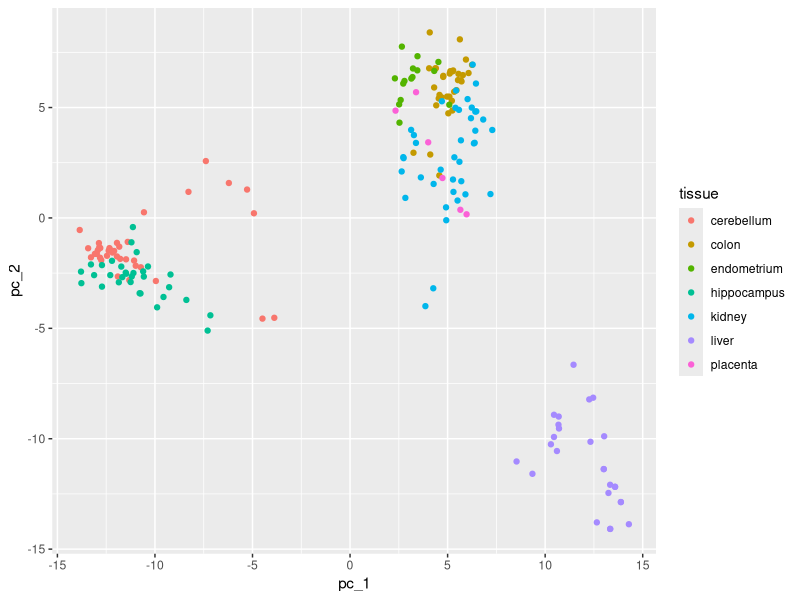
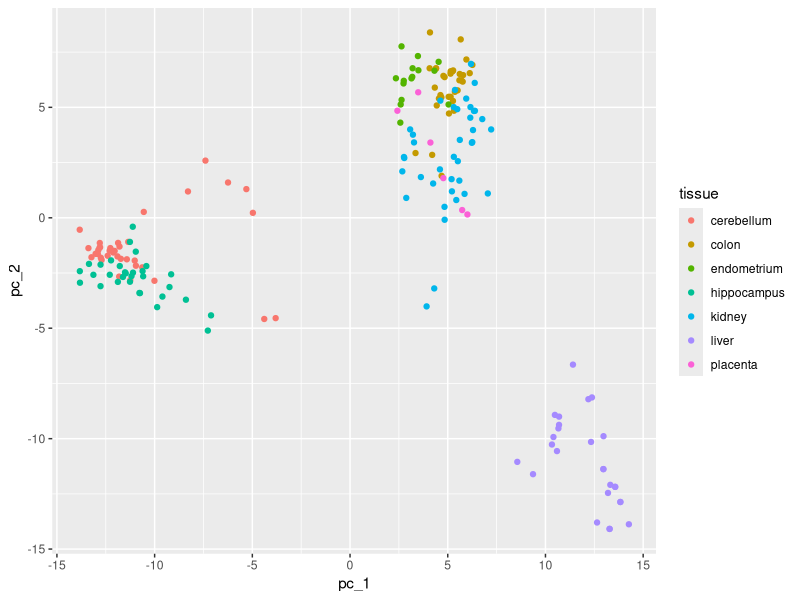
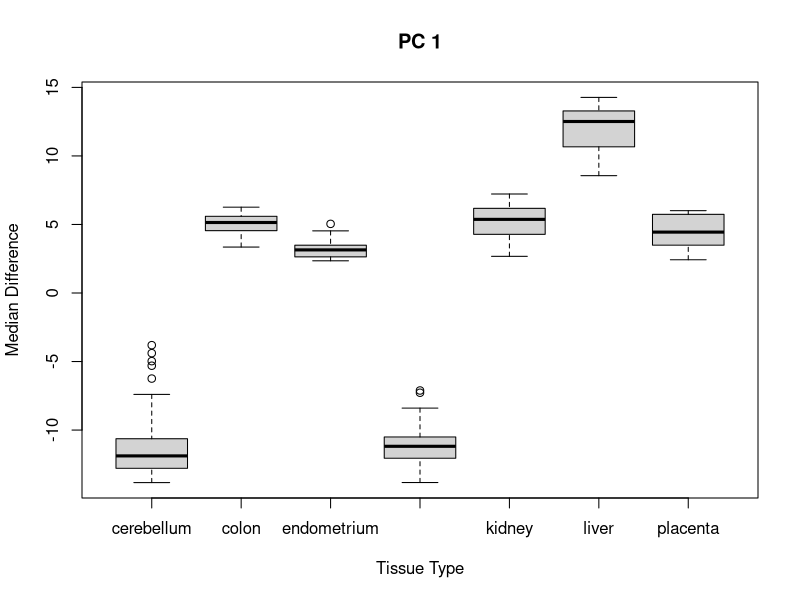
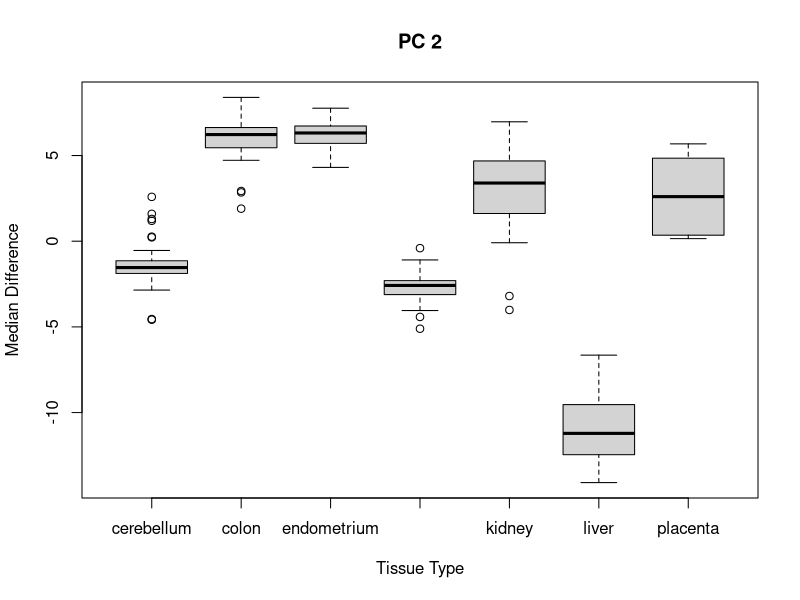
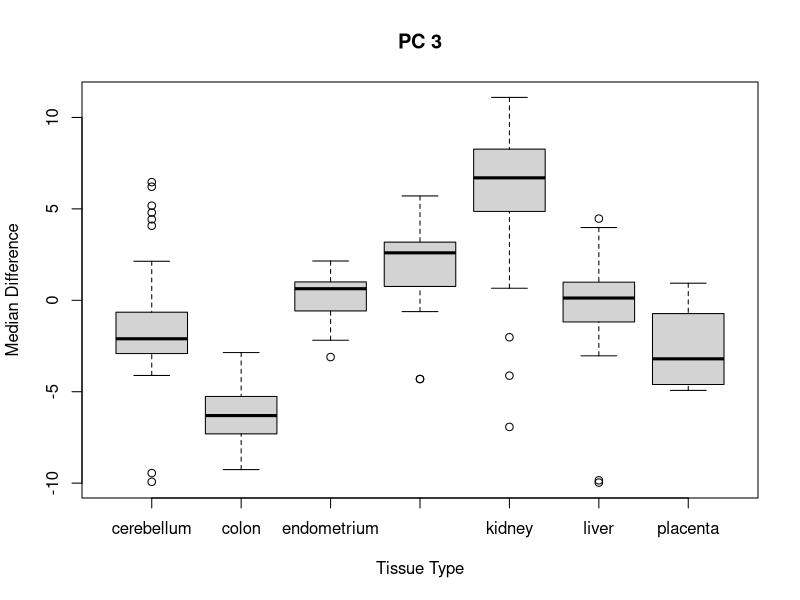
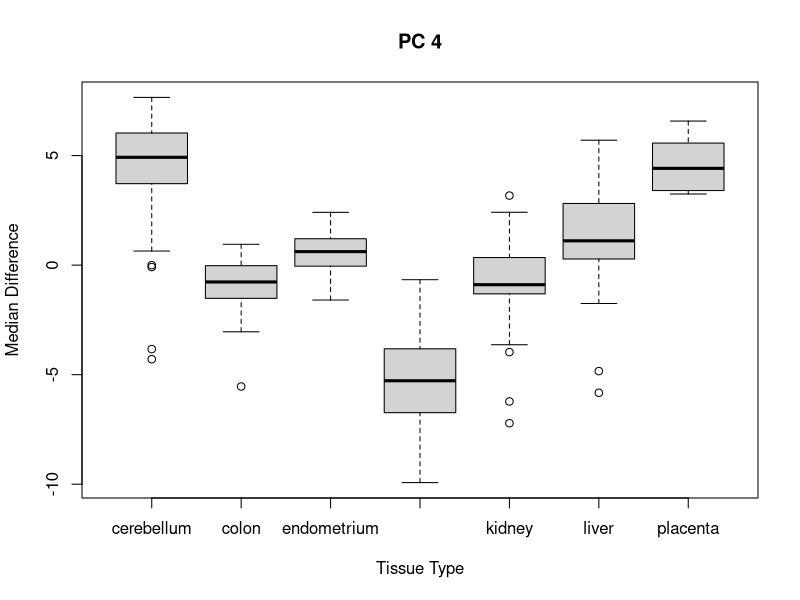
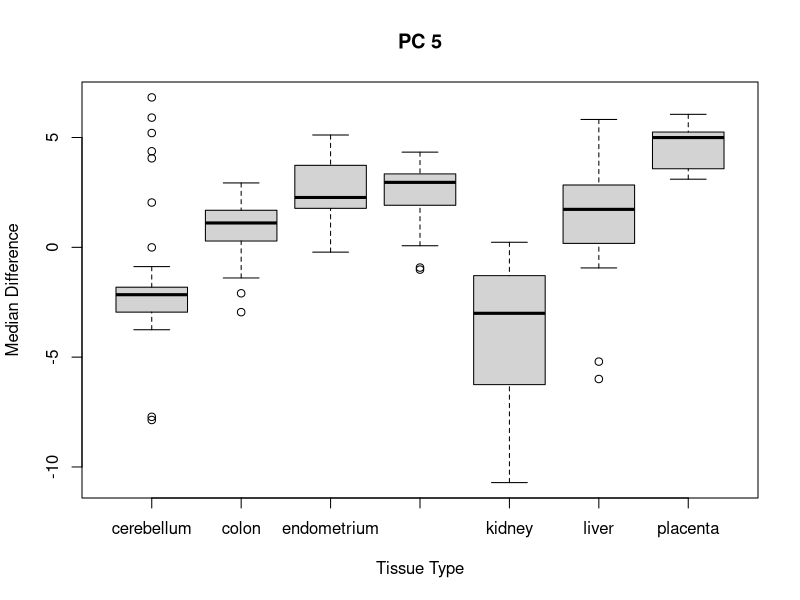
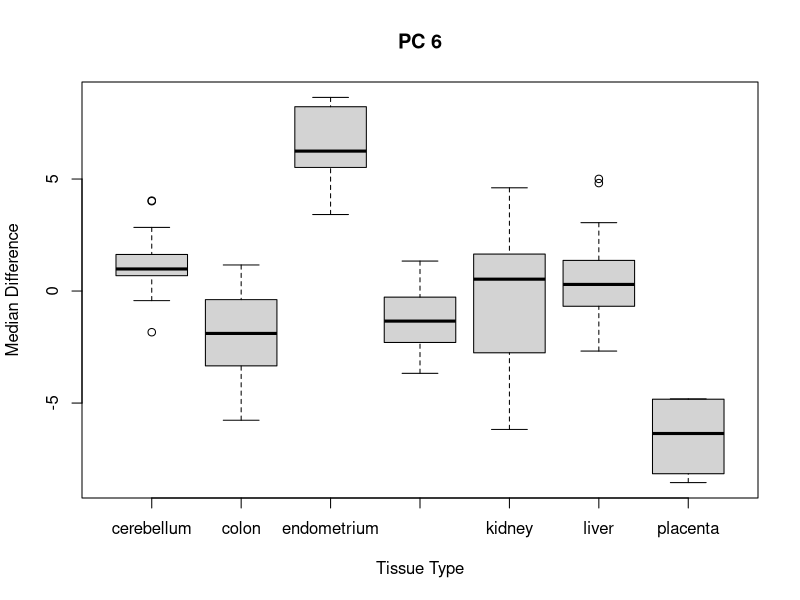

Source code (R) for these figures, in order:
library(tidyverse)
library(caret)
library(dslabs)

data("tissue_gene_expression")
dim(tissue_gene_expression$x)

d <- dist(tissue_gene_expression$x - rowMeans(tissue_gene_expression$x))
d

tissue_gene_expression$x[1,]
length(tissue_gene_expression$x[1,])
tissue_gene_expression$x[,1]
length(tissue_gene_expression$x[,1])

# The function cbind() takes a sequence of vectors, matrices or data-frames and combines them by columns and rows respectively 
cbind_result <- cbind(tissue_gene_expression$x[,1], tissue_gene_expression$x[,2])
dim(cbind_result)

# The function prcomp(x) performs a principal matrix analysis on the given matrix x and outputs a result of the class `prcomp`
pc_result <- prcomp(tissue_gene_expression$x)
data_frame(pc_1=pc_result$x[,1], pc_2=pc_result$x[,2],
           tissue=tissue_gene_expression$y) %>%
  ggplot(aes(pc_1, pc_2, color = tissue)) +
  geom_point()

# Q2

# tissue_gene_expression$x[,1]
# 
# tissue_mean_value <- sapply(tissue_gene_expression$x[,1], function(value) mean(value))
# 
# tissue_mean_value

# In order to compute the mean value for all values in a given vector use the rowMeans() or colMeans() functions

avgs <- rowMeans(tissue_gene_expression$x)
df_res <- data.frame(pc_1 = pc_result$x[,1], avg = avgs,
           tissue = tissue_gene_expression$y) %>%
  ggplot(aes(pc_1, avg, color = tissue)) +
  geom_point()
# In order to compute the correlation between the average across all predictors and the first PC(principal component)
# we need to utilize the cor() function as shown below:
cor(avgs, pc_result$x[,1])
# The ordering of the arguments don't influence the output
cor(pc_result$x[,1], avgs)



# Q3


# BLANK
x <- with(tissue_gene_expression, sweep(x, 1, mean(x)))

# The function sweep() is used to apply various operations to a matrix's rows or columns
x <- sweep(x, 1, rowMeans(tissue_gene_expression$x))

x <- tissue_gene_expression$x - mean(tissue_gene_expression$x)

x <- with(tissue_gene_expression, sweep(x, 1, rowMeans(x))) # This is the correct answer for Q3



pc <- prcomp(x)
data.frame(pc_1 = pc$x[,1], pc_2 = pc$x[,2],
           tissue = tissue_gene_expression$y) %>%
  ggplot(aes(pc_1, pc_2, color = tissue)) +
  geom_point()

# Q4 

class(pc$x[,1])
class(tissue_gene_expression$y)

for (i in 1:10){
  boxplot(pc$x[,i] ~ tissue_gene_expression$y, xlab="Tissue Type", ylab="Median Difference", main = paste("PC", i))
}

boxplot(pc$x[,7] ~ tissue_gene_expression$y, xlab="Tissue Type", ylab="Median Difference", main = "PC 7")

# Q5

# The summary.imp function returns data that contained substituted data in order to replace any missing
# data
summary(pc)
summary(pc)$imp
df_pc <- data.frame(summary(pc)$imp) 
